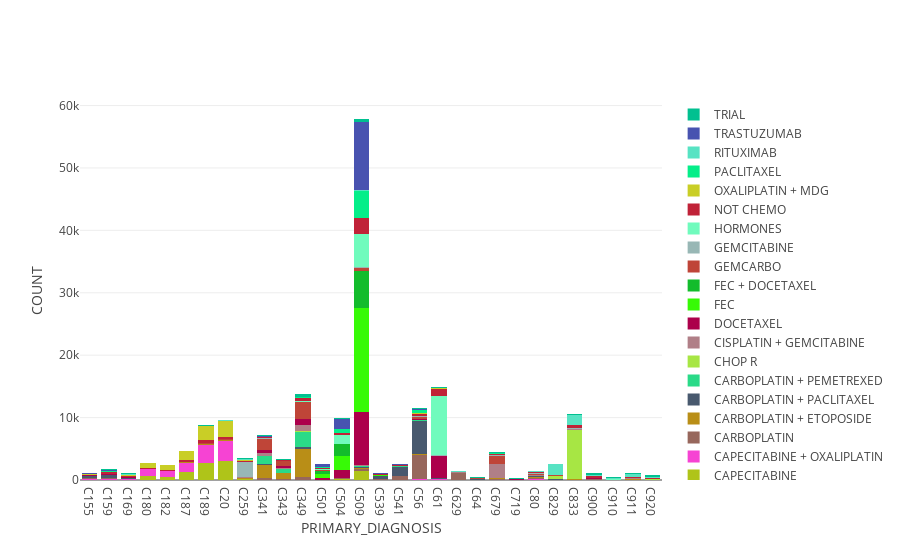

Notebook code cell kept with this figure:
### Code cell
stacked_barplot(topbenchdiag,'BENCHMARK_GROUP', 'PRIMARY_DIAGNOSIS')

### Figure 1 — Plotly figure (JSON) as saved in the notebook; plotly's stock layout.template omitted (floating-point values rounded to 4 significant figures)
{"data": [{"marker": {"color": "rgb(175, 196, 25)"}, "name": "CAPECITABINE", "type": "bar", "uid": "1c6b919c-fbad-470b-b9e9-c65c08370764", "x": ["C155", "C159", "C169", "C180", "C182", "C187", "C189", "C20", "C259", "C341", "C343", "C349", "C501", "C504", "C509", "C539", "C541", "C56", "C61", "C629", "C64", "C679", "C719", "C80", "C829", "C833", "C900", "C910", "C911", "C920"], "y": [45, 58, 78, 701, 523, 1220, 2685, 2980, 134, 21, 9, 48, 41, 223, 1373, 15, 21, 56, 53, 5, 21, 29, 4, 50, 20, 32, 43, 7, 23, 13]}, {"marker": {"color": "rgb(246, 67, 211)"}, "name": "CAPECITABINE + OXALIPLATIN", "type": "bar", "uid": "aac8241c-f397-4d06-8407-fd80ed085988", "x": ["C155", "C159", "C169", "C180", "C182", "C187", "C189", "C20", "C259", "C341", "C343", "C349", "C501", "C504", "C509", "C539", "C541", "C56", "C61", "C629", "C64", "C679", "C719", "C80", "C829", "C833", "C900", "C910", "C911", "C920"], "y": [124, 88, 77, 1048, 902, 1560, 2946, 3261, 71, 9, 6, 30, 3, 14, 50, 4, 5, 45, 47, 13, 17, 29, null, 57, 7, 18, 20, 4, 21, 16]}, {"marker": {"color": "rgb(151, 103, 92)"}, "name": "CARBOPLATIN", "type": "bar", "uid": "eaecf7bf-6036-46d4-bc9d-9003db7c32cb", "x": ["C155", "C159", "C169", "C180", "C182", "C187", "C189", "C20", "C259", "C341", "C343", "C349", "C501", "C504", "C509", "C539", "C541", "C56", "C61", "C629", "C64", "C679", "C719", "C80", "C829", "C833", "C900", "C910", "C911", "C920"], "y": [90, 153, 52, 4, 4, 12, 35, 33, 18, 299, 151, 425, 15, 45, 345, 130, 579, 3963, 28, 1054, 7, 28, 12, 188, 29, 21, 20, 1, 30, 14]}, {"marker": {"color": "rgb(185, 142, 23)"}, "name": "CARBOPLATIN + ETOPOSIDE", "type": "bar", "uid": "de60a7c2-6cca-471a-af01-797ab2523529", "x": ["C155", "C159", "C169", "C180", "C182", "C187", "C189", "C20", "C259", "C341", "C343", "C349", "C501", "C504", "C509", "C539", "C541", "C56", "C61", "C629", "C64", "C679", "C719", "C80", "C829", "C833", "C900", "C910", "C911", "C920"], "y": [44, 76, 33, 16, 11, 18, 57, 59, 68, 2100, 883, 4498, 2, 8, 89, 30, 33, 44, 89, 40, 20, 181, 27, 108, 18, 28, 27, 4, 30, 17]}, {"marker": {"color": "rgb(72, 89, 110)"}, "name": "CARBOPLATIN + PACLITAXEL", "type": "bar", "uid": "3612241b-e429-4ab5-9145-cada4ae077a1", "x": ["C155", "C159", "C169", "C180", "C182", "C187", "C189", "C20", "C259", "C341", "C343", "C349", "C501", "C504", "C509", "C539", "C541", "C56", "C61", "C629", "C64", "C679", "C719", "C80", "C829", "C833", "C900", "C910", "C911", "C920"], "y": [285, 396, 83, 2, 3, 8, 24, 44, 6, 160, 76, 291, 4, 37, 274, 434, 1525, 5422, 28, 14, 16, 64, 2, 214, 11, 68, 20, 7, 24, 13]}, {"marker": {"color": "rgb(42, 218, 136)"}, "name": "CARBOPLATIN + PEMETREXED", "type": "bar", "uid": "87c9bb55-8e7d-48bc-8775-4f77630bf098", "x": ["C155", "C159", "C169", "C180", "C182", "C187", "C189", "C20", "C259", "C341", "C343", "C349", "C501", "C504", "C509", "C539", "C541", "C56", "C61", "C629", "C64", "C679", "C719", "C80", "C829", "C833", "C900", "C910", "C911", "C920"], "y": [46, 7, 8, 3, 2, 8, 5, 9, 5, 1292, 633, 2478, null, 12, 51, 1, 6, 22, 43, 6, 10, 10, 2, 36, 3, 12, 22, 4, 12, 5]}, {"marker": {"color": "rgb(167, 230, 68)"}, "name": "CHOP R", "type": "bar", "uid": "0de9d1b9-f81a-4201-ae90-5352304033c7", "x": ["C155", "C159", "C169", "C180", "C182", "C187", "C189", "C20", "C259", "C341", "C343", "C349", "C501", "C504", "C509", "C539", "C541", "C56", "C61", "C629", "C64", "C679", "C719", "C80", "C829", "C833", "C900", "C910", "C911", "C920"], "y": [6, 12, 3, 12, 4, 9, 16, 19, 5, 11, 6, 39, 2, 13, 66, 76, 10, 21, 43, 62, 5, 27, 2, 37, 605, 7912, 32, 10, 96, 16]}, {"marker": {"color": "rgb(176, 127, 135)"}, "name": "CISPLATIN + GEMCITABINE", "type": "bar", "uid": "03945fb9-9d13-4ceb-a27c-3ca81cff444f", "x": ["C155", "C159", "C169", "C180", "C182", "C187", "C189", "C20", "C259", "C341", "C343", "C349", "C501", "C504", "C509", "C539", "C541", "C56", "C61", "C629", "C64", "C679", "C719", "C80", "C829", "C833", "C900", "C910", "C911", "C920"], "y": [12, 11, 11, 3, 3, 8, 21, 18, 116, 390, 214, 990, 5, 14, 100, 6, 4, 35, 43, 13, 52, 2222, 21, 119, 5, 32, 33, 4, 19, 6]}, {"marker": {"color": "rgb(172, 0, 75)"}, "name": "DOCETAXEL", "type": "bar", "uid": "670f0296-d0b4-4181-a379-470a457c9065", "x": ["C155", "C159", "C169", "C180", "C182", "C187", "C189", "C20", "C259", "C341", "C343", "C349", "C501", "C504", "C509", "C539", "C541", "C56", "C61", "C629", "C64", "C679", "C719", "C80", "C829", "C833", "C900", "C910", "C911", "C920"], "y": [104, 127, 121, 5, 19, 29, 27, 36, 22, 529, 221, 944, 307, 1295, 8503, 9, 35, 128, 3431, 5, 12, 40, 13, 33, 9, 48, 41, 16, 23, 24]}, {"marker": {"color": "rgb(55, 250, 6)"}, "name": "FEC", "type": "bar", "uid": "417efe2d-d615-4e62-8cdb-ab72487ab5a4", "x": ["C155", "C159", "C169", "C180", "C182", "C187", "C189", "C20", "C259", "C341", "C343", "C349", "C501", "C504", "C509", "C539", "C541", "C56", "C61", "C629", "C64", "C679", "C719", "C80", "C829", "C833", "C900", "C910", "C911", "C920"], "y": [5, 4, null, 10, 13, 13, 23, 12, 3, 10, 7, 18, 607, 2155, 16716, 21, 3, 10, 25, null, 1, 9, 7, 16, 8, 14, 11, 4, 5, 2]}, {"marker": {"color": "rgb(19, 188, 44)"}, "name": "FEC + DOCETAXEL", "type": "bar", "uid": "e8b23156-9457-43dd-bc88-d17fa5f6bec2", "x": ["C155", "C159", "C169", "C180", "C182", "C187", "C189", "C20", "C259", "C341", "C343", "C349", "C501", "C504", "C509", "C539", "C541", "C56", "C61", "C629", "C64", "C679", "C719", "C80", "C829", "C833", "C900", "C910", "C911", "C920"], "y": [2, 5, 3, 2, 1, 4, 4, 8, null, 3, 1, 9, 521, 1874, 5909, 6, 8, 22, 8, null, 5, 4, 3, 14, null, 15, 6, null, 5, 2]}, {"marker": {"color": "rgb(191, 69, 56)"}, "name": "GEMCARBO", "type": "bar", "uid": "23f665c4-3ad6-4c04-83bc-e663ce44288b", "x": ["C155", "C159", "C169", "C180", "C182", "C187", "C189", "C20", "C259", "C341", "C343", "C349", "C501", "C504", "C509", "C539", "C541", "C56", "C61", "C629", "C64", "C679", "C719", "C80", "C829", "C833", "C900", "C910", "C911", "C920"], "y": [18, 20, 23, 7, 10, 12, 25, 27, 19, 1672, 841, 2680, 18, 66, 567, 19, 22, 371, 87, 5, 99, 1234, 8, 132, 12, 21, 30, 1, 29, 31]}, {"marker": {"color": "rgb(152, 183, 181)"}, "name": "GEMCITABINE", "type": "bar", "uid": "32a3fbbe-9640-41ff-a3ff-c6df11b35452", "x": ["C155", "C159", "C169", "C180", "C182", "C187", "C189", "C20", "C259", "C341", "C343", "C349", "C501", "C504", "C509", "C539", "C541", "C56", "C61", "C629", "C64", "C679", "C719", "C80", "C829", "C833", "C900", "C910", "C911", "C920"], "y": [16, 8, 17, 6, 3, 26, 27, 18, 2472, 178, 36, 113, null, 6, 40, 11, 7, 61, 33, 2, 36, 174, 2, 39, 12, 79, 11, 12, 12, 12]}, {"marker": {"color": "rgb(112, 251, 189)"}, "name": "HORMONES", "type": "bar", "uid": "6eaf0959-8955-49f5-afa8-4367067d5a42", "x": ["C155", "C159", "C169", "C180", "C182", "C187", "C189", "C20", "C259", "C341", "C343", "C349", "C501", "C504", "C509", "C539", "C541", "C56", "C61", "C629", "C64", "C679", "C719", "C80", "C829", "C833", "C900", "C910", "C911", "C920"], "y": [8, 8, 7, 5, 1, 23, 24, 34, 11, 20, 9, 24, 260, 1512, 5378, 7, 31, 25, 9488, 6, 11, 33, 5, 42, 12, 79, 35, 11, 12, 13]}, {"marker": {"color": "rgb(192, 34, 56)"}, "name": "NOT CHEMO", "type": "bar", "uid": "93400f6f-2a19-4c01-bd9d-e82eab0bd368", "x": ["C155", "C159", "C169", "C180", "C182", "C187", "C189", "C20", "C259", "C341", "C343", "C349", "C501", "C504", "C509", "C539", "C541", "C56", "C61", "C629", "C64", "C679", "C719", "C80", "C829", "C833", "C900", "C910", "C911", "C920"], "y": [73, 267, 164, 130, 144, 217, 483, 320, 128, 160, 125, 576, 95, 317, 2475, 157, 96, 386, 1186, 120, 35, 110, 55, 123, 92, 415, 271, 81, 137, 153]}, {"marker": {"color": "rgb(201, 206, 38)"}, "name": "OXALIPLATIN + MDG", "type": "bar", "uid": "18bbce45-32e0-4670-b513-2a7be250e568", "x": ["C155", "C159", "C169", "C180", "C182", "C187", "C189", "C20", "C259", "C341", "C343", "C349", "C501", "C504", "C509", "C539", "C541", "C56", "C61", "C629", "C64", "C679", "C719", "C80", "C829", "C833", "C900", "C910", "C911", "C920"], "y": [47, 68, 64, 802, 763, 1407, 2185, 2577, 184, 27, 14, 38, 2, 15, 86, 20, 9, 69, 38, 6, 19, 32, 7, 76, 10, 27, 29, 7, 26, 14]}, {"marker": {"color": "rgb(4, 238, 137)"}, "name": "PACLITAXEL", "type": "bar", "uid": "a1311e76-f701-4888-88a8-9f682312b3d2", "x": ["C155", "C159", "C169", "C180", "C182", "C187", "C189", "C20", "C259", "C341", "C343", "C349", "C501", "C504", "C509", "C539", "C541", "C56", "C61", "C629", "C64", "C679", "C719", "C80", "C829", "C833", "C900", "C910", "C911", "C920"], "y": [99, 106, 133, 7, 5, 16, 34, 40, 13, 61, 23, 77, 163, 578, 4346, 36, 73, 556, 26, 5, 12, 100, 6, 56, 10, 61, 35, 12, 19, 15]}, {"marker": {"color": "rgb(87, 227, 195)"}, "name": "RITUXIMAB", "type": "bar", "uid": "bef2425f-151a-41b0-bdf8-46d074b44e78", "x": ["C155", "C159", "C169", "C180", "C182", "C187", "C189", "C20", "C259", "C341", "C343", "C349", "C501", "C504", "C509", "C539", "C541", "C56", "C61", "C629", "C64", "C679", "C719", "C80", "C829", "C833", "C900", "C910", "C911", "C920"], "y": [6, 11, 10, 2, 3, 12, 53, 42, 14, 11, 8, 51, 3, 7, 98, 21, 7, 27, 55, 71, 10, 41, 5, 47, 1689, 1509, 71, 166, 484, 160]}, {"marker": {"color": "rgb(72, 83, 176)"}, "name": "TRASTUZUMAB", "type": "bar", "uid": "42370dbc-07ba-42ed-9e45-e2d7dfb26826", "x": ["C155", "C159", "C169", "C180", "C182", "C187", "C189", "C20", "C259", "C341", "C343", "C349", "C501", "C504", "C509", "C539", "C541", "C56", "C61", "C629", "C64", "C679", "C719", "C80", "C829", "C833", "C900", "C910", "C911", "C920"], "y": [110, 138, 136, 10, 8, 30, 33, 22, 3, 58, 8, 39, 481, 1633, 10979, 52, 24, 114, 11, 4, 13, 14, 6, 38, 9, 76, 35, 6, 16, 5]}, {"marker": {"color": "rgb(1, 192, 144)"}, "name": "TRIAL", "type": "bar", "uid": "f34eae03-7c0a-4422-a41c-edc732c847f7", "x": ["C155", "C159", "C169", "C180", "C182", "C187", "C189", "C20", "C259", "C341", "C343", "C349", "C501", "C504", "C509", "C539", "C541", "C56", "C61", "C629", "C64", "C679", "C719", "C80", "C829", "C833", "C900", "C910", "C911", "C920"], "y": [61, 147, 110, 28, 25, 52, 76, 79, 182, 176, 95, 441, 11, 56, 400, 16, 36, 214, 125, 46, 158, 123, 103, 34, 25, 160, 285, 118, 135, 271]}], "layout": {"barmode": "stack", "hovermode": "closest", "xaxis": {"tickmode": "auto", "title": {"text": "PRIMARY_DIAGNOSIS"}}, "yaxis": {"title": {"text": "COUNT"}}}}
